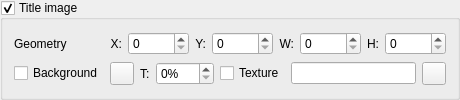
               <widget class="QGroupBox" name="groupBoxTitle" >
                <property name="toolTip" >
                 <string>Control display of title image</string>
                </property>
                <property name="title" >
                 <string>Title image</string>
                </property>
                <property name="checkable" >
                 <bool>true</bool>
                </property>
                <property name="checked" >
                 <bool>true</bool>
                </property>
                <layout class="QGridLayout" name="gridLayout_16" >
                 <item row="0" column="0" >
                  <widget class="QLabel" name="labelSceneTitleGeometry" >
                   <property name="text" >
                    <string>Geometry</string>
                   </property>
                  </widget>
                 </item>
                 <item row="0" column="1" >
                  <layout class="QHBoxLayout" name="horizontalLayout_17" >
                   <item>
                    <widget class="QLabel" name="label_56" >
                     <property name="sizePolicy" >
                      <sizepolicy vsizetype="Preferred" hsizetype="Fixed" >
                       <horstretch>0</horstretch>
                       <verstretch>0</verstretch>
                      </sizepolicy>
                     </property>
                     <property name="text" >
                      <string>X:</string>
                     </property>
                     <property name="alignment" >
                      <set>Qt::AlignRight|Qt::AlignTrailing|Qt::AlignVCenter</set>
                     </property>
                    </widget>
                   </item>
                   <item>
                    <widget class="QSpinBox" name="spinBoxSceneTitlePosX" >
                     <property name="toolTip" >
                      <string>X coordinate of item position</string>
                     </property>
                     <property name="maximum" >
                      <number>99999</number>
                     </property>
                    </widget>
                   </item>
                   <item>
                    <widget class="QLabel" name="label_57" >
                     <property name="sizePolicy" >
                      <sizepolicy vsizetype="Preferred" hsizetype="Fixed" >
                       <horstretch>0</horstretch>
                       <verstretch>0</verstretch>
                      </sizepolicy>
                     </property>
                     <property name="text" >
                      <string>Y:</string>
                     </property>
                     <property name="alignment" >
                      <set>Qt::AlignRight|Qt::AlignTrailing|Qt::AlignVCenter</set>
                     </property>
                    </widget>
                   </item>
                   <item>
                    <widget class="QSpinBox" name="spinBoxSceneTitlePosY" >
                     <property name="toolTip" >
                      <string>Y coordinate of item position</string>
                     </property>
                     <property name="maximum" >
                      <number>99999</number>
                     </property>
                    </widget>
                   </item>
                   <item>
                    <widget class="QLabel" name="label_58" >
                     <property name="sizePolicy" >
                      <sizepolicy vsizetype="Preferred" hsizetype="Fixed" >
                       <horstretch>0</horstretch>
                       <verstretch>0</verstretch>
                      </sizepolicy>
                     </property>
                     <property name="text" >
                      <string>W:</string>
                     </property>
                     <property name="alignment" >
                      <set>Qt::AlignRight|Qt::AlignTrailing|Qt::AlignVCenter</set>
                     </property>
                    </widget>
                   </item>
                   <item>
                    <widget class="QSpinBox" name="spinBoxSceneTitleWidth" >
                     <property name="toolTip" >
                      <string>Item width</string>
                     </property>
                     <property name="maximum" >
                      <number>99999</number>
                     </property>
                    </widget>
                   </item>
                   <item>
                    <widget class="QLabel" name="label_59" >
                     <property name="sizePolicy" >
                      <sizepolicy vsizetype="Preferred" hsizetype="Fixed" >
                       <horstretch>0</horstretch>
                       <verstretch>0</verstretch>
                      </sizepolicy>
                     </property>
                     <property name="text" >
                      <string>H:</string>
                     </property>
                     <property name="alignment" >
                      <set>Qt::AlignRight|Qt::AlignTrailing|Qt::AlignVCenter</set>
                     </property>
                    </widget>
                   </item>
                   <item>
                    <widget class="QSpinBox" name="spinBoxSceneTitleHeight" >
                     <property name="toolTip" >
                      <string>Item height</string>
                     </property>
                     <property name="maximum" >
                      <number>99999</number>
                     </property>
                    </widget>
                   </item>
                  </layout>
                 </item>
                 <item row="1" column="0" >
                  <widget class="QCheckBox" name="checkBoxSceneTitleBackground" >
                   <property name="toolTip" >
                    <string>Use background for this item</string>
                   </property>
                   <property name="text" >
                    <string>Background</string>
                   </property>
                  </widget>
                 </item>
                 <item row="1" column="1" >
                  <layout class="QHBoxLayout" name="horizontalLayout_18" >
                   <item>
                    <widget class="QToolButton" name="toolButtonSceneTitleBackgroundColor" >
                     <property name="sizePolicy" >
                      <sizepolicy vsizetype="Minimum" hsizetype="Minimum" >
                       <horstretch>0</horstretch>
                       <verstretch>0</verstretch>
                      </sizepolicy>
                     </property>
                     <property name="toolTip" >
                      <string>Select background color</string>
                     </property>
                     <property name="text" >
                      <string/>
                     </property>
                     <property name="icon" >
                      <iconset resource="../qmc2.qrc" >
                       <normaloff>:/data/img/colors.png</normaloff>:/data/img/colors.png</iconset>
                     </property>
                    </widget>
                   </item>
                   <item>
                    <widget class="QLabel" name="label_60" >
                     <property name="text" >
                      <string>T:</string>
                     </property>
                    </widget>
                   </item>
                   <item>
                    <widget class="QSpinBox" name="spinBoxSceneTitleBackgroundTransparency" >
                     <property name="toolTip" >
                      <string>Select background transparency</string>
                     </property>
                     <property name="suffix" >
                      <string>%</string>
                     </property>
                     <property name="maximum" >
                      <number>100</number>
                     </property>
                    </widget>
                   </item>
                   <item>
                    <widget class="QCheckBox" name="checkBoxSceneTitleBackgroundTexture" >
                     <property name="toolTip" >
                      <string>Use texture bitmap for background</string>
                     </property>
                     <property name="text" >
                      <string>Texture</string>
                     </property>
                    </widget>
                   </item>
                   <item>
                    <widget class="QLineEdit" name="lineEditSceneTitleBackgroundTexture" >
                     <property name="toolTip" >
                      <string>Texture bitmap for background</string>
                     </property>
                    </widget>
                   </item>
                   <item>
                    <widget class="QToolButton" name="toolButtonBrowseSceneTitleBackgroundTexture" >
                     <property name="sizePolicy" >
                      <sizepolicy vsizetype="Fixed" hsizetype="Fixed" >
                       <horstretch>0</horstretch>
                       <verstretch>0</verstretch>
                      </sizepolicy>
                     </property>
                     <property name="toolTip" >
                      <string>Browse texture bitmap for background</string>
                     </property>
                     <property name="icon" >
                      <iconset resource="../qmc2.qrc" >
                       <normaloff>:/data/img/fileopen.png</normaloff>:/data/img/fileopen.png</iconset>
                     </property>
                    </widget>
                   </item>
                  </layout>
                 </item>
                </layout>
               </widget>
